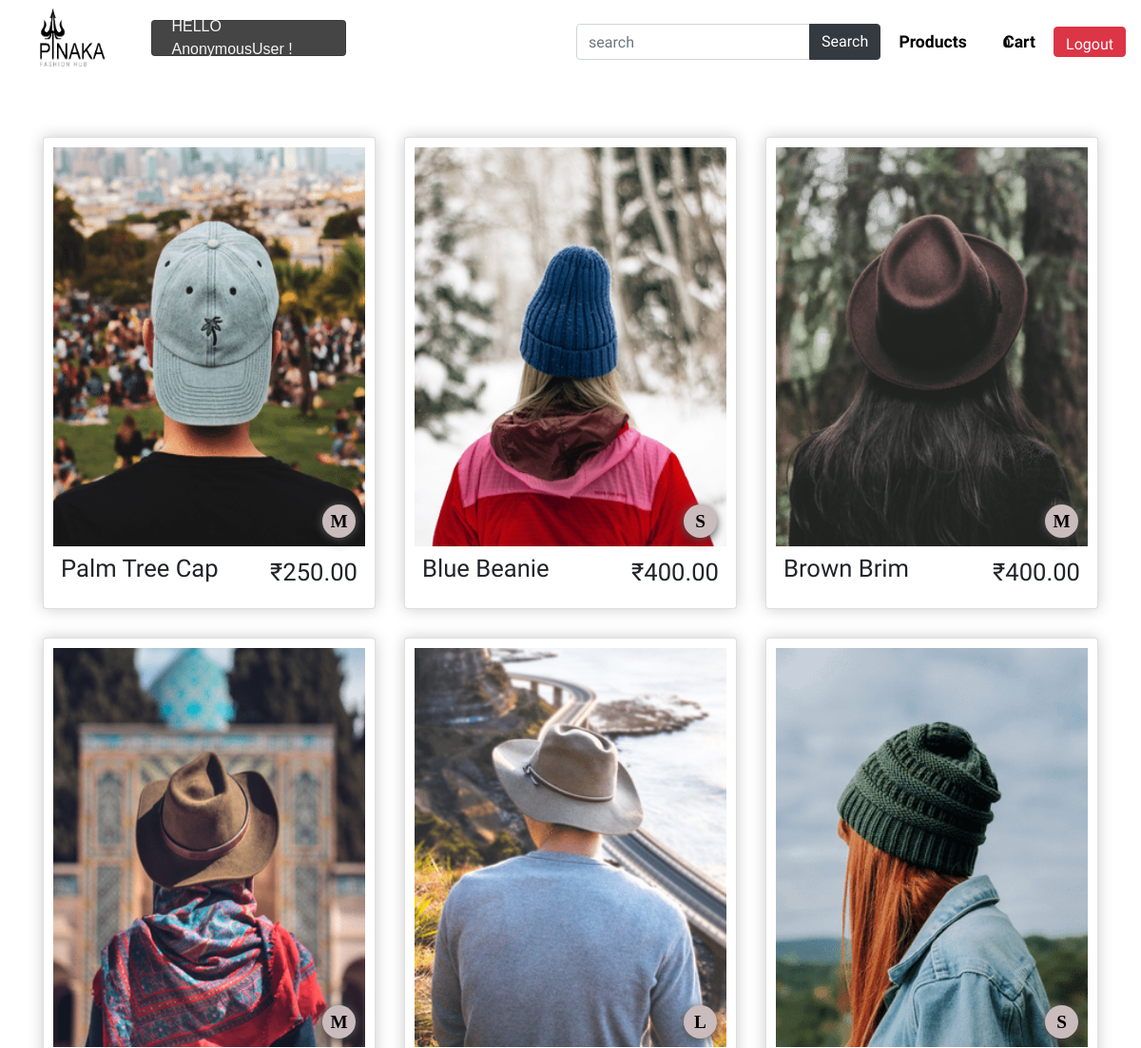
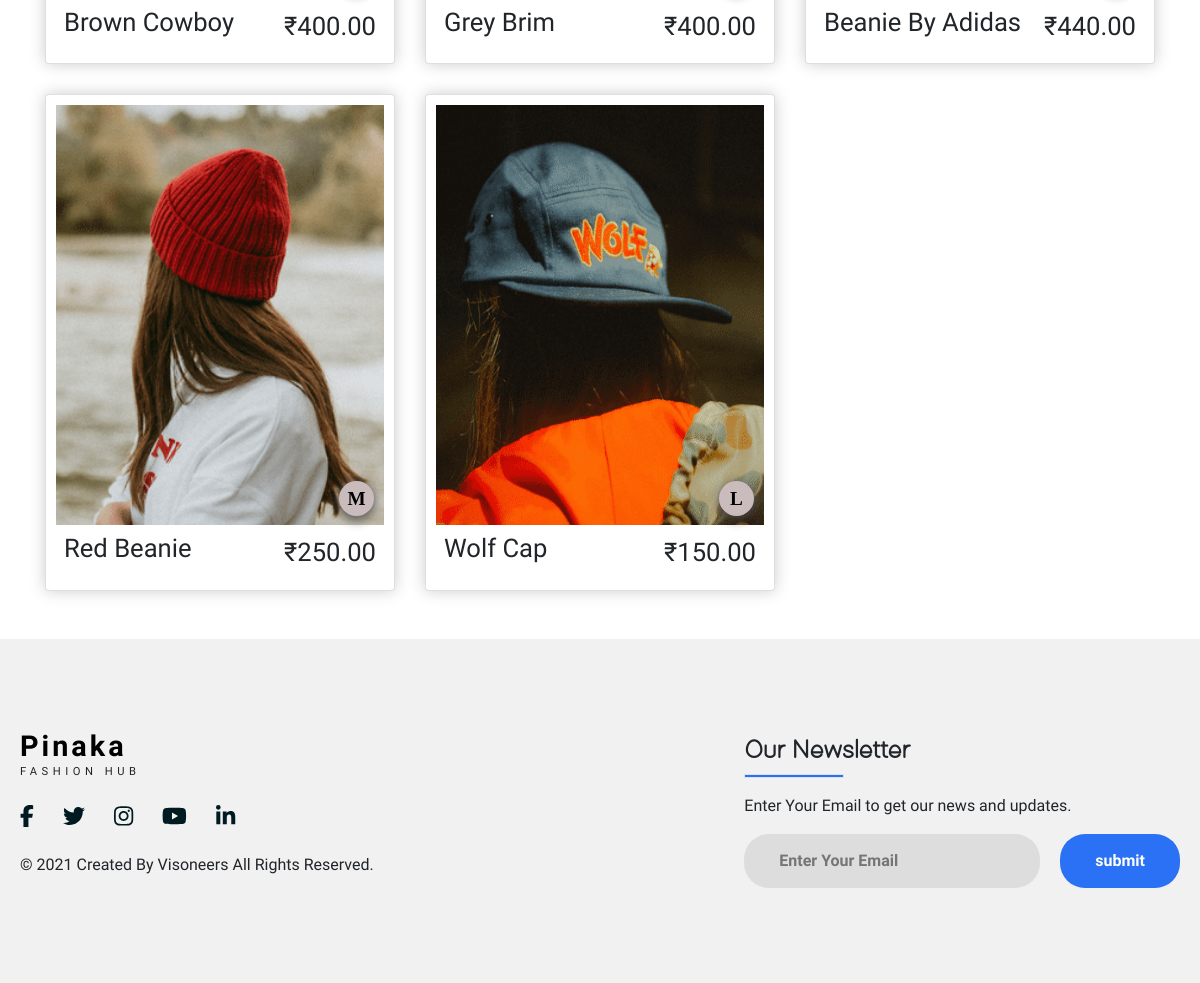
Screenshot of /category/?category=1 with the database file from the repository (2 pictures, top to bottom).
### store/models.py (models this page shows, shortened)
class Product(models.Model):
    name=models.CharField(max_length=200,null=True)
    category=models.ForeignKey(Categorie,on_delete=models.SET_NULL,blank=True,null=True)
    price=models.FloatField()
    brand=models.ForeignKey(brand,on_delete=models.CASCADE)
    size=models.ForeignKey(size,on_delete=models.CASCADE)
    color=models.ForeignKey(color,on_delete=models.CASCADE)
    digital=models.BooleanField(default=False,null=True,blank=False)
    image=models.ImageField(null=True,blank=True)
    @property
    def imageURL(self):
        try:
            url=self.image.url #chk
        except:
            url=' '
        return url

class size(models.Model):
    title=models.CharField(max_length=10)
    def __str__(self):
        return (self.title)

### store/views.py (the view)
# urls.py: path('category/',views.category),
def category(request):
    categoryId = request.GET.get('category')
    print(request.GET)
    if categoryId is not None:
        products = Product.objects.filter(category = categoryId)
    else:
        products = Product.objects.all()
    if request.user.is_authenticated:
        customer=request.user.customer
        order,created=Order.objects.get_or_create(customer=customer,complete=False)
        items=order.orderitem_set.all()
        cartItems=order.get_cart_items
    else:
        items=[]
        order={'get_cart_total':0,'get_cart_items':0,'shipping':False}
        cartItems=order['get_cart_items']
    context={'products':products,'cartItems':cartItems}
    return render(request,'store/category.html',context)

### store/templates/store/category.html (shortened to what this page needs)
{% extends 'store/main.html' %}
{% load static %}
{% block content %}
<div class="container">
    <br><br>
    <div class="product">
        {% for product in products %}
        <div class="box-element card">
            <div class="img">
                <img src="{{product.imageURL}}" alt="Network Problem">
            <h3 class="size">{{product.size}}</h3>
        </div>
            <div class="content">
                <h1>{{product.name}}</h1>
                <span class="price">₹{{product.price|floatformat:2}}</span>
            </div>
        </div>
        {% endfor %}
    </div>
</div>
{% endblock content %}

### static/css/main.css (style rules this page uses)
html, body { margin: 0; padding: 0; width: 100%; height: 100vh; font-family: 'Open Sans Condensed'; }

### static/css/store.css (style rules this page uses)
.product { display: grid; grid-template-columns: repeat(auto-fit, minmax(350px, 1fr)); box-sizing: border-box; grid-gap: 30px ; justify-items: center; width: 100%; border-radius: 0 0 4px 4px; }
.product .card { display: flex; flex-direction: column; width: 350px; }
.product .card .img { position: relative; background-size: cover; background-position: center; }
.product .card .img img { width: 100%; height: 420px; }
.content { display: inline-flex; position: relative; padding: 8px; align-items: flex-start; justify-content: space-between; }
.content h1, .content .price { font-size: 1.6rem; }
.box-element { box-shadow:hsl(0, 0%, 80%) 0 0 16px; border-radius: 4px; background-color: #fff; padding: 10px; }
.product .card .size { display: flex; width: 35px; height: 35px; font-family: ubuntu; font-size: larger; font-weight: bold; background-color: rgb(202, 188, 188); color: black; border-radius: 50%; right: 10px; bottom: 1px; position: absolute; justify-content: center; align-items: center; box-shadow: 0 8px 8px 0 rgb(0 0 0 / 20%), 0 1px 10px 0 rgb(105 105 105); }

### rows the page displays
Product: imageURL (picture), size "M", name "Palm Tree Cap", price "250.00"
Product: imageURL (picture), size "S", name "Blue Beanie", price "400.00"
Product: imageURL (picture), size "M", name "Brown Brim", price "400.00"
Product: imageURL (picture), size "M", name "Brown Cowboy", price "400.00"
Product: imageURL (picture), size "L", name "Grey Brim", price "400.00"
Product: imageURL (picture), size "S", name "Beanie By Adidas", price "440.00"
Product: imageURL (picture), size "M", name "Red Beanie", price "250.00"
Product: imageURL (picture), size "L", name "Wolf Cap", price "150.00"

### other values shown
{{ user }} "AnonymousUser"
{{ cartItems }} "0"
